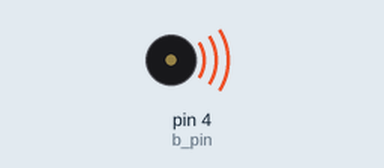
This sketch was run on a simulated Arduino Uno, built with avr-gcc and run on an emulated ATmega328P. On the bench: buzzer (waves = sounding).

Above: at 0.1 s.
At 1.1 s:
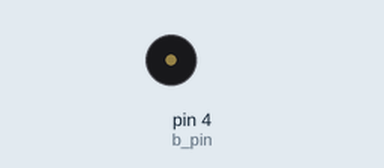
Timing chart, 0 to 2.6 s (numbered marks = the images above):
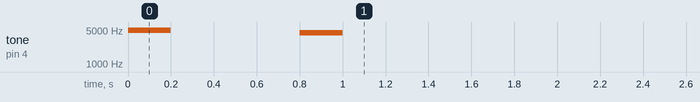

The sketch:

Active_Buzzer_Code.ino
```cpp
/*The following code beeps twice when an anaolg signal is sent to the buzzer pin*/

//the header file needed to be able to sue differnet frequencies
#include "pitches.h"
int b_pin = 4;
//Function that beeps at 2 differnt frequncies for 200ms and with a 800ms delay interval
void dead_battery(){
  tone(b_pin, NOTE_DS8, 200);
  delay(800);
  tone(b_pin, NOTE_CS8, 200);
}

//pin setup and function call
void setup() {
  pinMode(b_pin,OUTPUT);
  dead_battery();
}

void loop() {
  //NULL
}
```

Measured:
- by itself, tone on pin 4 (b_pin): silent → 4978 Hz at 0.00 s, → silent 0.20 s later, → 4435 Hz 0.60 s later, → silent 0.20 s later
